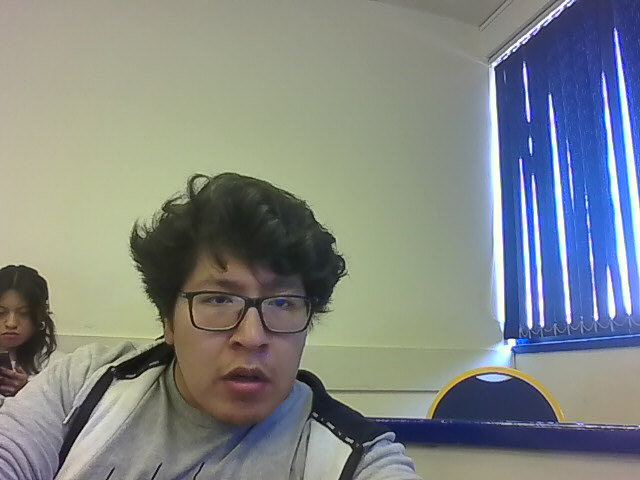
#> input picture mi_imagen.jpg, 640 x 480 px
$ python part1_ej1.py
#> lines starting #> are read from the running program, lines starting #| are printed output that depends on the picture
import cv2

# Cargar imagen
image = cv2.imread('mi_imagen.jpg')
#> image is the input picture: shape (480, 640, 3); mean B, G, R 133.2, 134.4, 129.1

# Redimensionar a 1000x1000
resized_image = cv2.resize(image, (1000, 1000))
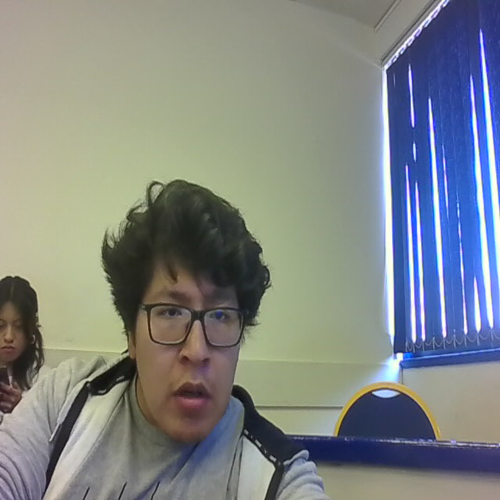
#> resized_image: shape (1000, 1000, 3) (shown at 1/2 size); mean B, G, R 133.1, 134.3, 129

# Mostrar imagen
cv2.imshow('Imagen Redimensionada', resized_image)
cv2.waitKey(0)
cv2.destroyAllWindows()

# Guardar si querés
# cv2.imwrite('imagen_1000x1000.jpg', resized_image)
